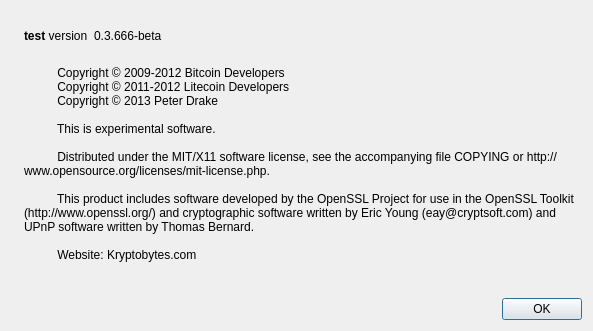
<?xml version="1.0" encoding="UTF-8"?>
<ui version="4.0">
 <class>AboutDialog</class>
 <widget class="QDialog" name="AboutDialog">
  <property name="geometry">
   <rect>
    <x>0</x>
    <y>0</y>
    <width>593</width>
    <height>331</height>
   </rect>
  </property>
  <property name="windowTitle">
   <string>About test</string>
  </property>
  <layout class="QHBoxLayout" name="horizontalLayout_2">
   <item>
    <widget class="QLabel" name="label_4">
     <property name="sizePolicy">
      <sizepolicy hsizetype="Preferred" vsizetype="Ignored">
       <horstretch>0</horstretch>
       <verstretch>0</verstretch>
      </sizepolicy>
     </property>
     <property name="pixmap">
      <pixmap resource="../bitcoin.qrc">:/images/about</pixmap>
     </property>
    </widget>
   </item>
   <item>
    <layout class="QVBoxLayout" name="verticalLayout_2">
     <item>
      <spacer name="verticalSpacer_2">
       <property name="orientation">
        <enum>Qt::Vertical</enum>
       </property>
       <property name="sizeHint" stdset="0">
        <size>
         <width>20</width>
         <height>40</height>
        </size>
       </property>
      </spacer>
     </item>
     <item>
      <layout class="QHBoxLayout" name="horizontalLayout">
       <item>
        <widget class="QLabel" name="label">
         <property name="cursor">
          <cursorShape>IBeamCursor</cursorShape>
         </property>
         <property name="text">
          <string>&lt;b&gt;test&lt;/b&gt; version</string>
         </property>
         <property name="textInteractionFlags">
          <set>Qt::LinksAccessibleByMouse|Qt::TextSelectableByKeyboard|Qt::TextSelectableByMouse</set>
         </property>
        </widget>
       </item>
       <item>
        <widget class="QLabel" name="versionLabel">
         <property name="cursor">
          <cursorShape>IBeamCursor</cursorShape>
         </property>
         <property name="text">
          <string notr="true">0.3.666-beta</string>
         </property>
         <property name="textFormat">
          <enum>Qt::RichText</enum>
         </property>
         <property name="textInteractionFlags">
          <set>Qt::LinksAccessibleByMouse|Qt::TextSelectableByKeyboard|Qt::TextSelectableByMouse</set>
         </property>
        </widget>
       </item>
       <item>
        <spacer name="horizontalSpacer">
         <property name="orientation">
          <enum>Qt::Horizontal</enum>
         </property>
         <property name="sizeHint" stdset="0">
          <size>
           <width>40</width>
           <height>20</height>
          </size>
         </property>
        </spacer>
       </item>
      </layout>
     </item>
     <item>
      <widget class="QLabel" name="label_2">
       <property name="cursor">
        <cursorShape>IBeamCursor</cursorShape>
       </property>
       <property name="text">
        <string>
          Copyright © 2009-2012 Bitcoin Developers
          Copyright © 2011-2012 Litecoin Developers
          Copyright © 2013 Peter Drake

          This is experimental software.

          Distributed under the MIT/X11 software license, see the accompanying file COPYING or http://www.opensource.org/licenses/mit-license.php.

          This product includes software developed by the OpenSSL Project for use in the OpenSSL Toolkit (http://www.openssl.org/) and cryptographic software written by Eric Young (eay@cryptsoft.com) and UPnP software written by Thomas Bernard.

          Website: Kryptobytes.com
        </string>
       </property>
       <property name="wordWrap">
        <bool>true</bool>
       </property>
       <property name="textInteractionFlags">
        <set>Qt::LinksAccessibleByMouse|Qt::TextSelectableByKeyboard|Qt::TextSelectableByMouse</set>
       </property>
      </widget>
     </item>
     <item>
      <spacer name="verticalSpacer">
       <property name="orientation">
        <enum>Qt::Vertical</enum>
       </property>
       <property name="sizeHint" stdset="0">
        <size>
         <width>20</width>
         <height>40</height>
        </size>
       </property>
      </spacer>
     </item>
     <item>
      <widget class="QDialogButtonBox" name="buttonBox">
       <property name="orientation">
        <enum>Qt::Horizontal</enum>
       </property>
       <property name="standardButtons">
        <set>QDialogButtonBox::Ok</set>
       </property>
      </widget>
     </item>
    </layout>
   </item>
  </layout>
 </widget>
 <resources>
  <include location="../bitcoin.qrc"/>
 </resources>
 <connections>
  <connection>
   <sender>buttonBox</sender>
   <signal>accepted()</signal>
   <receiver>AboutDialog</receiver>
   <slot>accept()</slot>
   <hints>
    <hint type="sourcelabel">
     <x>360</x>
     <y>308</y>
    </hint>
    <hint type="destinationlabel">
     <x>157</x>
     <y>274</y>
    </hint>
   </hints>
  </connection>
  <connection>
   <sender>buttonBox</sender>
   <signal>rejected()</signal>
   <receiver>AboutDialog</receiver>
   <slot>reject()</slot>
   <hints>
    <hint type="sourcelabel">
     <x>428</x>
     <y>308</y>
    </hint>
    <hint type="destinationlabel">
     <x>286</x>
     <y>274</y>
    </hint>
   </hints>
  </connection>
 </connections>
</ui>
